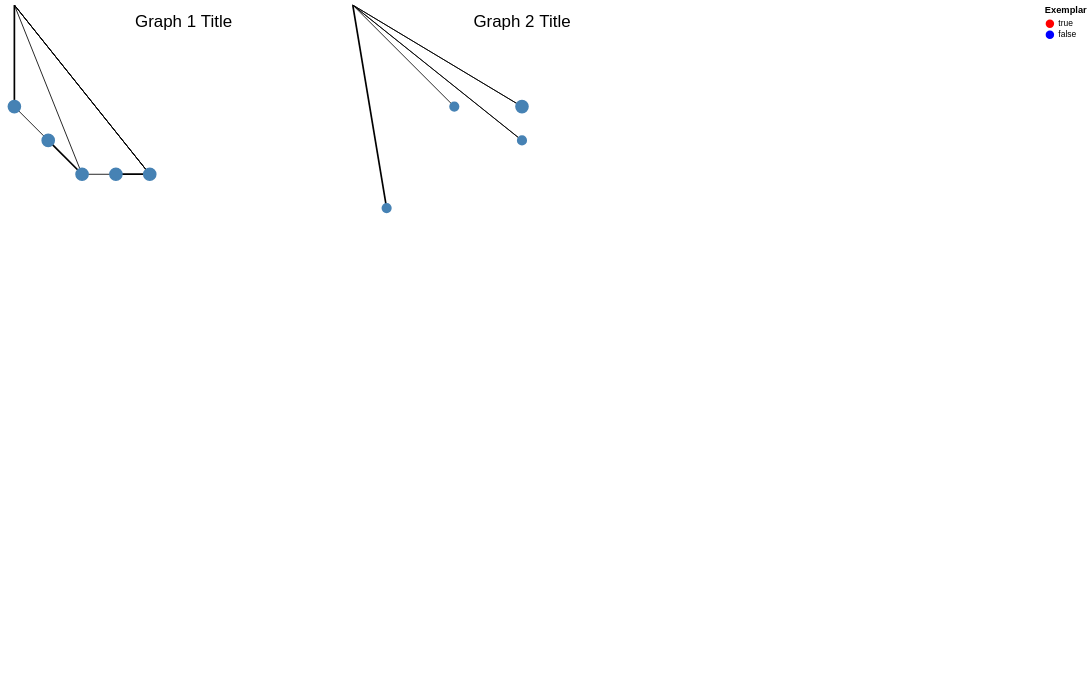

Describe this chart as a Vega-Lite specification.
### Vega specification from a JSON file in a GitHub repository (floating-point values rounded to 4 significant figures)
{"$schema": "https://vega.github.io/schema/vega/v5.json", "width": 1200, "height": 800, "padding": 5, "signals": [{"name": "numGraphs", "value": 3}, {"name": "graphWidth", "update": "width / numGraphs"}, {"name": "graphHeight", "value": 400}, {"name": "hoveredNodeID", "value": null, "on": [{"events": "symbol:mouseover", "update": "datum.id"}, {"events": "symbol:mouseout", "update": "null"}]}], "scales": [{"name": "x", "domain": [0, 10], "range": [0, {"signal": "graphWidth"}]}, {"name": "y", "domain": [0, 10], "range": [0, {"signal": "graphHeight"}]}, {"name": "color", "type": "ordinal", "domain": [true, false], "range": ["red", "blue"]}], "data": [{"name": "nodes", "values": [{"id": "S_5_I_5_4", "x": 4, "y": 5, "count": 1, "exemplar": true, "graph": 1}, {"id": "S_6_I_4_1", "x": 1, "y": 6, "count": 1, "exemplar": true, "graph": 2}, {"id": "S_5_I_5_3", "x": 3, "y": 5, "count": 2, "exemplar": false, "graph": 1}, {"id": "S_3_I_5_5", "x": 5, "y": 3, "count": 1, "exemplar": true, "graph": 2}, {"id": "S_4_I_5_4", "x": 4, "y": 5, "count": 2, "exemplar": false, "graph": 1}, {"id": "S_3_I_6_5", "x": 5, "y": 3, "count": 2, "exemplar": false, "graph": 2}, {"id": "S_5_I_5_2", "x": 2, "y": 5, "count": 2, "exemplar": false, "graph": 1}, {"id": "S_4_I_5_5", "x": 5, "y": 4, "count": 1, "exemplar": true, "graph": 2}, {"id": "S_6_I_3_0", "x": 0, "y": 3, "count": 2, "exemplar": false, "graph": 1}, {"id": "S_3_I_6_3", "x": 3, "y": 3, "count": 1, "exemplar": true, "graph": 2}, {"id": "S_5_I_4_1", "x": 1, "y": 4, "count": 2, "exemplar": false, "graph": 1}], "transform": [{"type": "formula", "as": "label", "expr": "replace(replace(replace(datum.id, /[^_]*$/, ''), /_$/, ''), /_$/, '')"}]}, {"name": "edges", "values": [{"source": "S_5_I_5_4", "target": "S_4_I_5_5", "weight": 1, "graph": 1}, {"source": "S_5_I_5_3", "target": "S_4_I_5_4", "weight": 2, "graph": 1}, {"source": "S_5_I_5_3", "target": "S_5_I_5_4", "weight": 2, "graph": 1}, {"source": "S_4_I_5_4", "target": "S_3_I_6_5", "weight": 1, "graph": 1}, {"source": "S_4_I_5_4", "target": "S_4_I_5_5", "weight": 1, "graph": 1}, {"source": "S_4_I_5_4", "target": "S_3_I_5_5", "weight": 1, "graph": 1}, {"source": "S_5_I_5_2", "target": "S_5_I_5_3", "weight": 1, "graph": 1}, {"source": "S_5_I_5_2", "target": "S_3_I_6_3", "weight": 1, "graph": 1}, {"source": "S_6_I_3_0", "target": "S_5_I_4_1", "weight": 1, "graph": 1}, {"source": "S_6_I_3_0", "target": "S_6_I_4_1", "weight": 2, "graph": 1}, {"source": "S_5_I_4_1", "target": "S_5_I_5_2", "weight": 2, "graph": 1}], "transform": []}, {"name": "facet_data", "source": "nodes", "transform": [{"type": "aggregate", "groupby": ["graph"]}]}], "marks": [{"type": "group", "from": {"data": "facet_data"}, "encode": {"enter": {"x": {"signal": "(datum.graph - 1) * graphWidth"}, "y": {"value": 0}, "width": {"signal": "graphWidth"}, "height": {"signal": "graphHeight"}}}, "data": [{"name": "graph_nodes", "source": "nodes", "transform": [{"type": "filter", "expr": "datum.graph === parent.graph"}]}, {"name": "graph_edges", "source": "edges", "transform": [{"type": "lookup", "from": "graph_nodes", "key": "id", "fields": ["source"], "as": ["sourceNode"]}, {"type": "lookup", "from": "graph_nodes", "key": "id", "fields": ["target"], "as": ["targetNode"]}, {"type": "formula", "as": "sourceX", "expr": "datum.sourceNode && datum.sourceNode.x ? datum.sourceNode.x : 0"}, {"type": "formula", "as": "sourceY", "expr": "datum.sourceNode && datum.sourceNode.y ? datum.sourceNode.y : 0"}, {"type": "formula", "as": "targetX", "expr": "datum.targetNode && datum.targetNode.x ? datum.targetNode.x : 0"}, {"type": "formula", "as": "targetY", "expr": "datum.targetNode && datum.targetNode.y ? datum.targetNode.y : 0"}]}], "marks": [{"type": "text", "encode": {"enter": {"x": {"signal": "graphWidth / 2"}, "y": {"value": 20}, "text": {"signal": "'Graph ' + parent.graph + ' Title'"}, "fontSize": {"value": 20}, "align": {"value": "center"}, "baseline": {"value": "middle"}}}}, {"type": "rule", "from": {"data": "graph_edges"}, "encode": {"enter": {"x": {"scale": "x", "field": "sourceX"}, "y": {"scale": "y", "field": "sourceY"}, "x2": {"scale": "x", "field": "targetX"}, "y2": {"scale": "y", "field": "targetY"}, "strokeWidth": {"field": "weight"}, "stroke": {"value": "black"}}, "update": {"stroke": [{"test": "datum.source === hoveredNodeID", "value": "blue"}, {"value": "black"}], "strokeWidth": [{"test": "datum.source === hoveredNodeID", "value": 3}, {"field": "weight"}]}}}, {"type": "symbol", "from": {"data": "graph_nodes"}, "encode": {"enter": {"x": {"scale": "x", "field": "x"}, "y": {"scale": "y", "field": "y"}, "size": {"field": "count", "mult": 100}, "stroke": {"value": "steelblue"}, "strokeWidth": {"value": 2}, "fill": {"scale": "color", "field": "exemplar"}}, "update": {"fill": [{"test": "datum.id === hoveredNodeID", "value": "blue"}, {"value": "steelblue"}], "stroke": [{"test": "datum.id === hoveredNodeID", "value": "blue"}, {"value": "steelblue"}]}}}, {"type": "text", "from": {"data": "graph_nodes"}, "encode": {"enter": {"x": {"scale": "x", "field": "x", "offset": 10}, "y": {"scale": "y", "field": "y", "offset": -10}, "text": {"field": "label_id"}, "fontSize": {"field": "count", "mult": 10}, "align": {"value": "center"}, "baseline": {"value": "middle"}, "fill": {"value": "black"}}, "update": {"fill": [{"test": "datum.id === hoveredNodeID", "value": "blue"}, {"value": "black"}]}}}]}], "legends": [{"fill": "color", "title": "Exemplar", "orient": "right", "encode": {"symbols": {"enter": {"shape": {"value": "circle"}, "size": {"value": 100}}}}}]}
